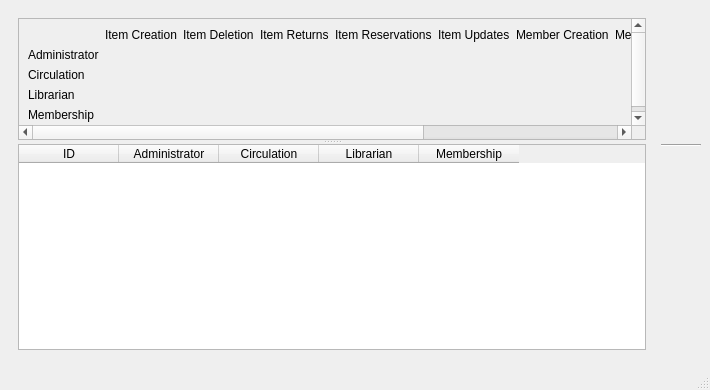
<?xml version="1.0" encoding="UTF-8"?>
<ui version="4.0">
 <class>adminBrowser</class>
 <widget class="QMainWindow" name="adminBrowser">
  <property name="geometry">
   <rect>
    <x>0</x>
    <y>0</y>
    <width>710</width>
    <height>390</height>
   </rect>
  </property>
  <property name="windowTitle">
   <string>BiblioteQ: Administrator Browser</string>
  </property>
  <property name="windowIcon">
   <iconset resource="icons.d/icons.qrc">
    <normaloff>:/book.png</normaloff>:/book.png</iconset>
  </property>
  <widget class="QWidget" name="centralwidget">
   <layout class="QHBoxLayout" name="horizontalLayout">
    <item>
     <widget class="QFrame" name="frame">
      <layout class="QVBoxLayout" name="verticalLayout">
       <item>
        <widget class="QSplitter" name="splitter">
         <property name="orientation">
          <enum>Qt::Vertical</enum>
         </property>
         <property name="childrenCollapsible">
          <bool>false</bool>
         </property>
         <widget class="QScrollArea" name="scrollArea">
          <property name="widgetResizable">
           <bool>true</bool>
          </property>
          <widget class="QWidget" name="scrollAreaWidgetContents">
           <property name="geometry">
            <rect>
             <x>0</x>
             <y>-14</y>
             <width>1099</width>
             <height>122</height>
            </rect>
           </property>
           <layout class="QGridLayout" name="gridLayout">
            <item row="0" column="1">
             <widget class="QLabel" name="label_6">
              <property name="text">
               <string>Item Creation</string>
              </property>
             </widget>
            </item>
            <item row="0" column="2">
             <widget class="QLabel" name="label_7">
              <property name="text">
               <string>Item Deletion</string>
              </property>
             </widget>
            </item>
            <item row="0" column="3">
             <widget class="QLabel" name="label_8">
              <property name="text">
               <string>Item Returns</string>
              </property>
             </widget>
            </item>
            <item row="0" column="4">
             <widget class="QLabel" name="label_9">
              <property name="text">
               <string>Item Reservations</string>
              </property>
             </widget>
            </item>
            <item row="0" column="5">
             <widget class="QLabel" name="label_10">
              <property name="text">
               <string>Item Updates</string>
              </property>
             </widget>
            </item>
            <item row="0" column="6">
             <widget class="QLabel" name="label_11">
              <property name="text">
               <string>Member Creation</string>
              </property>
             </widget>
            </item>
            <item row="0" column="7">
             <widget class="QLabel" name="label_12">
              <property name="text">
               <string>Member Deletion</string>
              </property>
             </widget>
            </item>
            <item row="0" column="8">
             <widget class="QLabel" name="label_13">
              <property name="text">
               <string>Member Updates</string>
              </property>
             </widget>
            </item>
            <item row="0" column="9">
             <widget class="QLabel" name="label_14">
              <property name="text">
               <string>Reservation Histories</string>
              </property>
             </widget>
            </item>
            <item row="1" column="0">
             <widget class="QLabel" name="label_2">
              <property name="text">
               <string>Administrator</string>
              </property>
             </widget>
            </item>
            <item row="1" column="1">
             <widget class="QLabel" name="label">
              <property name="text">
               <string/>
              </property>
              <property name="pixmap">
               <pixmap resource="icons.d/icons.qrc">:/16x16/ok.png</pixmap>
              </property>
              <property name="alignment">
               <set>Qt::AlignCenter</set>
              </property>
              <property name="wordWrap">
               <bool>true</bool>
              </property>
             </widget>
            </item>
            <item row="1" column="2">
             <widget class="QLabel" name="label_15">
              <property name="text">
               <string/>
              </property>
              <property name="pixmap">
               <pixmap resource="icons.d/icons.qrc">:/16x16/ok.png</pixmap>
              </property>
              <property name="alignment">
               <set>Qt::AlignCenter</set>
              </property>
             </widget>
            </item>
            <item row="1" column="3">
             <widget class="QLabel" name="label_16">
              <property name="text">
               <string/>
              </property>
              <property name="pixmap">
               <pixmap resource="icons.d/icons.qrc">:/16x16/ok.png</pixmap>
              </property>
              <property name="alignment">
               <set>Qt::AlignCenter</set>
              </property>
             </widget>
            </item>
            <item row="1" column="4">
             <widget class="QLabel" name="label_17">
              <property name="text">
               <string/>
              </property>
              <property name="pixmap">
               <pixmap resource="icons.d/icons.qrc">:/16x16/ok.png</pixmap>
              </property>
              <property name="alignment">
               <set>Qt::AlignCenter</set>
              </property>
             </widget>
            </item>
            <item row="1" column="5">
             <widget class="QLabel" name="label_18">
              <property name="text">
               <string/>
              </property>
              <property name="pixmap">
               <pixmap resource="icons.d/icons.qrc">:/16x16/ok.png</pixmap>
              </property>
              <property name="alignment">
               <set>Qt::AlignCenter</set>
              </property>
             </widget>
            </item>
            <item row="1" column="6">
             <widget class="QLabel" name="label_19">
              <property name="text">
               <string/>
              </property>
              <property name="pixmap">
               <pixmap resource="icons.d/icons.qrc">:/16x16/ok.png</pixmap>
              </property>
              <property name="alignment">
               <set>Qt::AlignCenter</set>
              </property>
             </widget>
            </item>
            <item row="1" column="7">
             <widget class="QLabel" name="label_20">
              <property name="text">
               <string/>
              </property>
              <property name="pixmap">
               <pixmap resource="icons.d/icons.qrc">:/16x16/ok.png</pixmap>
              </property>
              <property name="alignment">
               <set>Qt::AlignCenter</set>
              </property>
             </widget>
            </item>
            <item row="1" column="8">
             <widget class="QLabel" name="label_21">
              <property name="text">
               <string/>
              </property>
              <property name="pixmap">
               <pixmap resource="icons.d/icons.qrc">:/16x16/ok.png</pixmap>
              </property>
              <property name="alignment">
               <set>Qt::AlignCenter</set>
              </property>
             </widget>
            </item>
            <item row="1" column="9">
             <widget class="QLabel" name="label_22">
              <property name="text">
               <string/>
              </property>
              <property name="pixmap">
               <pixmap resource="icons.d/icons.qrc">:/16x16/ok.png</pixmap>
              </property>
              <property name="alignment">
               <set>Qt::AlignCenter</set>
              </property>
             </widget>
            </item>
            <item row="2" column="0">
             <widget class="QLabel" name="label_3">
              <property name="text">
               <string>Circulation</string>
              </property>
             </widget>
            </item>
            <item row="2" column="3">
             <widget class="QLabel" name="label_23">
              <property name="text">
               <string/>
              </property>
              <property name="pixmap">
               <pixmap resource="icons.d/icons.qrc">:/16x16/ok.png</pixmap>
              </property>
              <property name="alignment">
               <set>Qt::AlignCenter</set>
              </property>
             </widget>
            </item>
            <item row="2" column="4">
             <widget class="QLabel" name="label_24">
              <property name="text">
               <string/>
              </property>
              <property name="pixmap">
               <pixmap resource="icons.d/icons.qrc">:/16x16/ok.png</pixmap>
              </property>
              <property name="alignment">
               <set>Qt::AlignCenter</set>
              </property>
             </widget>
            </item>
            <item row="2" column="9">
             <widget class="QLabel" name="label_25">
              <property name="text">
               <string/>
              </property>
              <property name="pixmap">
               <pixmap resource="icons.d/icons.qrc">:/16x16/ok.png</pixmap>
              </property>
              <property name="alignment">
               <set>Qt::AlignCenter</set>
              </property>
             </widget>
            </item>
            <item row="3" column="0">
             <widget class="QLabel" name="label_4">
              <property name="text">
               <string>Librarian</string>
              </property>
             </widget>
            </item>
            <item row="3" column="1">
             <widget class="QLabel" name="label_26">
              <property name="text">
               <string/>
              </property>
              <property name="pixmap">
               <pixmap resource="icons.d/icons.qrc">:/16x16/ok.png</pixmap>
              </property>
              <property name="alignment">
               <set>Qt::AlignCenter</set>
              </property>
             </widget>
            </item>
            <item row="3" column="2">
             <widget class="QLabel" name="label_27">
              <property name="text">
               <string/>
              </property>
              <property name="pixmap">
               <pixmap resource="icons.d/icons.qrc">:/16x16/ok.png</pixmap>
              </property>
              <property name="alignment">
               <set>Qt::AlignCenter</set>
              </property>
             </widget>
            </item>
            <item row="3" column="5">
             <widget class="QLabel" name="label_28">
              <property name="text">
               <string/>
              </property>
              <property name="pixmap">
               <pixmap resource="icons.d/icons.qrc">:/16x16/ok.png</pixmap>
              </property>
              <property name="alignment">
               <set>Qt::AlignCenter</set>
              </property>
             </widget>
            </item>
            <item row="4" column="0">
             <widget class="QLabel" name="label_5">
              <property name="text">
               <string>Membership</string>
              </property>
             </widget>
            </item>
            <item row="4" column="6">
             <widget class="QLabel" name="label_29">
              <property name="text">
               <string/>
              </property>
              <property name="pixmap">
               <pixmap resource="icons.d/icons.qrc">:/16x16/ok.png</pixmap>
              </property>
              <property name="alignment">
               <set>Qt::AlignCenter</set>
              </property>
             </widget>
            </item>
            <item row="4" column="7">
             <widget class="QLabel" name="label_30">
              <property name="text">
               <string/>
              </property>
              <property name="pixmap">
               <pixmap resource="icons.d/icons.qrc">:/16x16/ok.png</pixmap>
              </property>
              <property name="alignment">
               <set>Qt::AlignCenter</set>
              </property>
             </widget>
            </item>
            <item row="4" column="8">
             <widget class="QLabel" name="label_31">
              <property name="text">
               <string/>
              </property>
              <property name="pixmap">
               <pixmap resource="icons.d/icons.qrc">:/16x16/ok.png</pixmap>
              </property>
              <property name="alignment">
               <set>Qt::AlignCenter</set>
              </property>
             </widget>
            </item>
           </layout>
          </widget>
         </widget>
         <widget class="QTableWidget" name="table">
          <property name="focusPolicy">
           <enum>Qt::StrongFocus</enum>
          </property>
          <property name="editTriggers">
           <set>QAbstractItemView::DoubleClicked</set>
          </property>
          <property name="alternatingRowColors">
           <bool>true</bool>
          </property>
          <property name="selectionMode">
           <enum>QAbstractItemView::SingleSelection</enum>
          </property>
          <property name="selectionBehavior">
           <enum>QAbstractItemView::SelectRows</enum>
          </property>
          <property name="horizontalScrollMode">
           <enum>QAbstractItemView::ScrollPerPixel</enum>
          </property>
          <property name="cornerButtonEnabled">
           <bool>false</bool>
          </property>
          <column>
           <property name="text">
            <string>ID</string>
           </property>
          </column>
          <column>
           <property name="text">
            <string>Administrator</string>
           </property>
          </column>
          <column>
           <property name="text">
            <string>Circulation</string>
           </property>
          </column>
          <column>
           <property name="text">
            <string>Librarian</string>
           </property>
          </column>
          <column>
           <property name="text">
            <string>Membership</string>
           </property>
          </column>
         </widget>
        </widget>
       </item>
      </layout>
     </widget>
    </item>
    <item>
     <layout class="QVBoxLayout" name="_2">
      <item>
       <widget class="QToolButton" name="addButton">
        <property name="toolTip">
         <string>Add Administrator</string>
        </property>
        <property name="icon">
         <iconset resource="icons.d/icons.qrc">
          <normaloff>:/32x32/add.png</normaloff>:/32x32/add.png</iconset>
        </property>
        <property name="iconSize">
         <size>
          <width>32</width>
          <height>32</height>
         </size>
        </property>
        <property name="autoRaise">
         <bool>true</bool>
        </property>
       </widget>
      </item>
      <item>
       <widget class="QToolButton" name="deleteButton">
        <property name="toolTip">
         <string>Delete Selected Administrator</string>
        </property>
        <property name="icon">
         <iconset resource="icons.d/icons.qrc">
          <normaloff>:/32x32/remove.png</normaloff>:/32x32/remove.png</iconset>
        </property>
        <property name="iconSize">
         <size>
          <width>32</width>
          <height>32</height>
         </size>
        </property>
        <property name="autoRaise">
         <bool>true</bool>
        </property>
       </widget>
      </item>
      <item>
       <widget class="QToolButton" name="saveButton">
        <property name="toolTip">
         <string>Save Changes</string>
        </property>
        <property name="text">
         <string/>
        </property>
        <property name="icon">
         <iconset resource="icons.d/icons.qrc">
          <normaloff>:/32x32/save.png</normaloff>:/32x32/save.png</iconset>
        </property>
        <property name="iconSize">
         <size>
          <width>32</width>
          <height>32</height>
         </size>
        </property>
        <property name="autoRaise">
         <bool>true</bool>
        </property>
       </widget>
      </item>
      <item>
       <widget class="Line" name="line">
        <property name="orientation">
         <enum>Qt::Horizontal</enum>
        </property>
       </widget>
      </item>
      <item>
       <widget class="QToolButton" name="reloadButton">
        <property name="toolTip">
         <string>Refresh Table</string>
        </property>
        <property name="icon">
         <iconset resource="icons.d/icons.qrc">
          <normaloff>:/32x32/reload.png</normaloff>:/32x32/reload.png</iconset>
        </property>
        <property name="iconSize">
         <size>
          <width>32</width>
          <height>32</height>
         </size>
        </property>
        <property name="autoRaise">
         <bool>true</bool>
        </property>
       </widget>
      </item>
      <item>
       <spacer name="spacer">
        <property name="orientation">
         <enum>Qt::Vertical</enum>
        </property>
        <property name="sizeHint" stdset="0">
         <size>
          <width>20</width>
          <height>40</height>
         </size>
        </property>
       </spacer>
      </item>
      <item>
       <widget class="QToolButton" name="cancelButton">
        <property name="toolTip">
         <string>Close Browser</string>
        </property>
        <property name="icon">
         <iconset resource="icons.d/icons.qrc">
          <normaloff>:/32x32/cancel.png</normaloff>:/32x32/cancel.png</iconset>
        </property>
        <property name="iconSize">
         <size>
          <width>32</width>
          <height>32</height>
         </size>
        </property>
        <property name="autoRaise">
         <bool>true</bool>
        </property>
       </widget>
      </item>
     </layout>
    </item>
   </layout>
  </widget>
  <widget class="QStatusBar" name="statusbar"/>
 </widget>
 <tabstops>
  <tabstop>table</tabstop>
  <tabstop>addButton</tabstop>
  <tabstop>deleteButton</tabstop>
  <tabstop>saveButton</tabstop>
  <tabstop>reloadButton</tabstop>
  <tabstop>cancelButton</tabstop>
 </tabstops>
 <resources>
  <include location="icons.d/icons.qrc"/>
 </resources>
 <connections/>
</ui>
